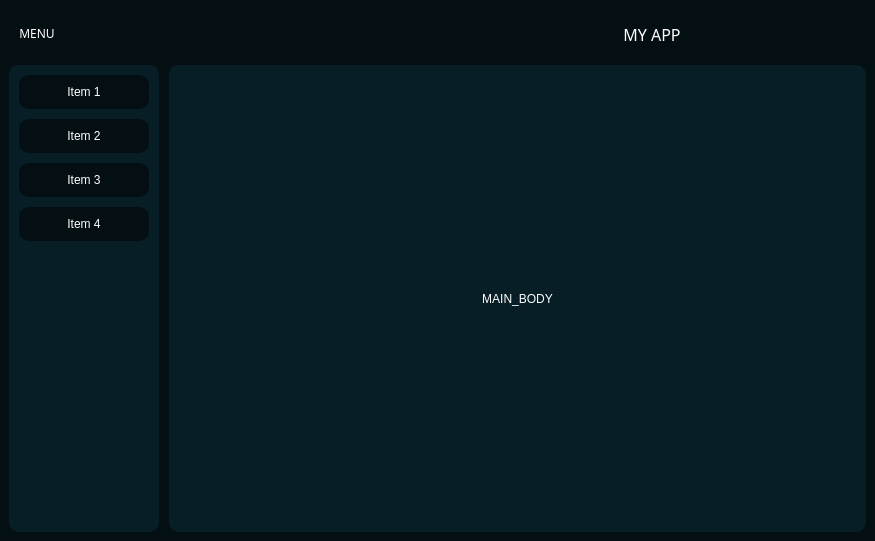
<?xml version="1.0" encoding="UTF-8"?>
<ui version="4.0">
 <class>MainWindow</class>
 <widget class="QMainWindow" name="MainWindow">
  <property name="geometry">
   <rect>
    <x>0</x>
    <y>0</y>
    <width>875</width>
    <height>541</height>
   </rect>
  </property>
  <property name="windowTitle">
   <string>MainWindow</string>
  </property>
  <property name="styleSheet">
   <string notr="true">*{
	border : none;
	background-color : transparent;
	color: rgb(255, 255, 255);
}
#centralwidget{	
	background-color: rgb(4, 15, 19);
}
#side_menu{	
	border-radius : 10px;
	background-color: rgb(7, 30, 38);
}
QPushButton{
	padding : 10px;
	border-radius : 10px;
	background-color: rgb(4, 15, 19);
}
#main_body{
	border-radius : 10px;
	background-color: rgb(7, 30, 38);
}</string>
  </property>
  <widget class="QWidget" name="centralwidget">
   <layout class="QVBoxLayout" name="verticalLayout">
    <item alignment="Qt::AlignTop">
     <widget class="QFrame" name="headear">
      <property name="minimumSize">
       <size>
        <width>0</width>
        <height>50</height>
       </size>
      </property>
      <property name="maximumSize">
       <size>
        <width>16777215</width>
        <height>50</height>
       </size>
      </property>
      <property name="frameShape">
       <enum>QFrame::StyledPanel</enum>
      </property>
      <property name="frameShadow">
       <enum>QFrame::Raised</enum>
      </property>
      <layout class="QHBoxLayout" name="horizontalLayout_2">
       <property name="spacing">
        <number>0</number>
       </property>
       <property name="leftMargin">
        <number>0</number>
       </property>
       <property name="topMargin">
        <number>0</number>
       </property>
       <property name="rightMargin">
        <number>0</number>
       </property>
       <property name="bottomMargin">
        <number>0</number>
       </property>
       <item alignment="Qt::AlignLeft">
        <widget class="QFrame" name="frame">
         <property name="frameShape">
          <enum>QFrame::StyledPanel</enum>
         </property>
         <property name="frameShadow">
          <enum>QFrame::Raised</enum>
         </property>
         <layout class="QHBoxLayout" name="horizontalLayout_4">
          <property name="spacing">
           <number>0</number>
          </property>
          <property name="leftMargin">
           <number>0</number>
          </property>
          <property name="topMargin">
           <number>0</number>
          </property>
          <property name="rightMargin">
           <number>0</number>
          </property>
          <property name="bottomMargin">
           <number>0</number>
          </property>
          <item>
           <widget class="QPushButton" name="pushButton">
            <property name="minimumSize">
             <size>
              <width>0</width>
              <height>35</height>
             </size>
            </property>
            <property name="maximumSize">
             <size>
              <width>16777215</width>
              <height>35</height>
             </size>
            </property>
            <property name="font">
             <font>
              <family>한컴 고딕</family>
             </font>
            </property>
            <property name="text">
             <string>MENU</string>
            </property>
            <property name="icon">
             <iconset resource="../icons/icons.qrc">
              <normaloff>:/White_32px_2.5px/White_32px_2.5px/menu.svg</normaloff>:/White_32px_2.5px/White_32px_2.5px/menu.svg</iconset>
            </property>
            <property name="iconSize">
             <size>
              <width>24</width>
              <height>24</height>
             </size>
            </property>
           </widget>
          </item>
         </layout>
        </widget>
       </item>
       <item>
        <widget class="QFrame" name="frame_3">
         <property name="frameShape">
          <enum>QFrame::StyledPanel</enum>
         </property>
         <property name="frameShadow">
          <enum>QFrame::Raised</enum>
         </property>
         <layout class="QHBoxLayout" name="horizontalLayout_3">
          <property name="spacing">
           <number>0</number>
          </property>
          <property name="leftMargin">
           <number>0</number>
          </property>
          <property name="topMargin">
           <number>0</number>
          </property>
          <property name="rightMargin">
           <number>0</number>
          </property>
          <property name="bottomMargin">
           <number>0</number>
          </property>
          <item>
           <widget class="QLabel" name="label">
            <property name="font">
             <font>
              <family>한컴 고딕</family>
              <pointsize>12</pointsize>
              <weight>50</weight>
              <bold>false</bold>
             </font>
            </property>
            <property name="text">
             <string>MY APP</string>
            </property>
            <property name="alignment">
             <set>Qt::AlignCenter</set>
            </property>
           </widget>
          </item>
         </layout>
        </widget>
       </item>
      </layout>
     </widget>
    </item>
    <item>
     <widget class="QFrame" name="frame_2">
      <property name="sizePolicy">
       <sizepolicy hsizetype="Preferred" vsizetype="Expanding">
        <horstretch>0</horstretch>
        <verstretch>0</verstretch>
       </sizepolicy>
      </property>
      <property name="frameShape">
       <enum>QFrame::StyledPanel</enum>
      </property>
      <property name="frameShadow">
       <enum>QFrame::Raised</enum>
      </property>
      <layout class="QHBoxLayout" name="horizontalLayout">
       <property name="spacing">
        <number>10</number>
       </property>
       <property name="leftMargin">
        <number>0</number>
       </property>
       <property name="topMargin">
        <number>0</number>
       </property>
       <property name="rightMargin">
        <number>0</number>
       </property>
       <property name="bottomMargin">
        <number>0</number>
       </property>
       <item>
        <widget class="QCustomSlideMenu" name="side_menu" native="true">
         <property name="sizePolicy">
          <sizepolicy hsizetype="Preferred" vsizetype="Preferred">
           <horstretch>0</horstretch>
           <verstretch>0</verstretch>
          </sizepolicy>
         </property>
         <layout class="QVBoxLayout" name="verticalLayout_2">
          <property name="spacing">
           <number>0</number>
          </property>
          <property name="leftMargin">
           <number>0</number>
          </property>
          <property name="topMargin">
           <number>0</number>
          </property>
          <property name="rightMargin">
           <number>0</number>
          </property>
          <property name="bottomMargin">
           <number>0</number>
          </property>
          <item alignment="Qt::AlignLeft|Qt::AlignTop">
           <widget class="QFrame" name="frame_4">
            <property name="minimumSize">
             <size>
              <width>150</width>
              <height>0</height>
             </size>
            </property>
            <property name="maximumSize">
             <size>
              <width>150</width>
              <height>16777215</height>
             </size>
            </property>
            <property name="frameShape">
             <enum>QFrame::StyledPanel</enum>
            </property>
            <property name="frameShadow">
             <enum>QFrame::Raised</enum>
            </property>
            <layout class="QVBoxLayout" name="verticalLayout_3">
             <property name="spacing">
              <number>10</number>
             </property>
             <property name="leftMargin">
              <number>10</number>
             </property>
             <property name="topMargin">
              <number>10</number>
             </property>
             <property name="rightMargin">
              <number>10</number>
             </property>
             <property name="bottomMargin">
              <number>10</number>
             </property>
             <item>
              <widget class="QPushButton" name="pushButton_2">
               <property name="palette">
                <palette>
                 <active>
                  <colorrole role="WindowText">
                   <brush brushstyle="SolidPattern">
                    <color alpha="255">
                     <red>255</red>
                     <green>255</green>
                     <blue>255</blue>
                    </color>
                   </brush>
                  </colorrole>
                  <colorrole role="Button">
                   <brush brushstyle="SolidPattern">
                    <color alpha="255">
                     <red>4</red>
                     <green>15</green>
                     <blue>19</blue>
                    </color>
                   </brush>
                  </colorrole>
                  <colorrole role="Text">
                   <brush brushstyle="SolidPattern">
                    <color alpha="255">
                     <red>255</red>
                     <green>255</green>
                     <blue>255</blue>
                    </color>
                   </brush>
                  </colorrole>
                  <colorrole role="ButtonText">
                   <brush brushstyle="SolidPattern">
                    <color alpha="255">
                     <red>255</red>
                     <green>255</green>
                     <blue>255</blue>
                    </color>
                   </brush>
                  </colorrole>
                  <colorrole role="Base">
                   <brush brushstyle="SolidPattern">
                    <color alpha="255">
                     <red>4</red>
                     <green>15</green>
                     <blue>19</blue>
                    </color>
                   </brush>
                  </colorrole>
                  <colorrole role="Window">
                   <brush brushstyle="SolidPattern">
                    <color alpha="255">
                     <red>4</red>
                     <green>15</green>
                     <blue>19</blue>
                    </color>
                   </brush>
                  </colorrole>
                  <colorrole role="PlaceholderText">
                   <brush brushstyle="NoBrush">
                    <color alpha="128">
                     <red>255</red>
                     <green>255</green>
                     <blue>255</blue>
                    </color>
                   </brush>
                  </colorrole>
                 </active>
                 <inactive>
                  <colorrole role="WindowText">
                   <brush brushstyle="SolidPattern">
                    <color alpha="255">
                     <red>255</red>
                     <green>255</green>
                     <blue>255</blue>
                    </color>
                   </brush>
                  </colorrole>
                  <colorrole role="Button">
                   <brush brushstyle="SolidPattern">
                    <color alpha="255">
                     <red>4</red>
                     <green>15</green>
                     <blue>19</blue>
                    </color>
                   </brush>
                  </colorrole>
                  <colorrole role="Text">
                   <brush brushstyle="SolidPattern">
                    <color alpha="255">
                     <red>255</red>
                     <green>255</green>
                     <blue>255</blue>
                    </color>
                   </brush>
                  </colorrole>
                  <colorrole role="ButtonText">
                   <brush brushstyle="SolidPattern">
                    <color alpha="255">
                     <red>255</red>
                     <green>255</green>
                     <blue>255</blue>
                    </color>
                   </brush>
                  </colorrole>
                  <colorrole role="Base">
                   <brush brushstyle="SolidPattern">
                    <color alpha="255">
                     <red>4</red>
                     <green>15</green>
                     <blue>19</blue>
                    </color>
                   </brush>
                  </colorrole>
                  <colorrole role="Window">
                   <brush brushstyle="SolidPattern">
                    <color alpha="255">
                     <red>4</red>
                     <green>15</green>
                     <blue>19</blue>
                    </color>
                   </brush>
                  </colorrole>
                  <colorrole role="PlaceholderText">
                   <brush brushstyle="NoBrush">
                    <color alpha="128">
                     <red>255</red>
                     <green>255</green>
                     <blue>255</blue>
                    </color>
                   </brush>
                  </colorrole>
                 </inactive>
                 <disabled>
                  <colorrole role="WindowText">
                   <brush brushstyle="SolidPattern">
                    <color alpha="255">
                     <red>255</red>
                     <green>255</green>
                     <blue>255</blue>
                    </color>
                   </brush>
                  </colorrole>
                  <colorrole role="Button">
                   <brush brushstyle="SolidPattern">
                    <color alpha="255">
                     <red>4</red>
                     <green>15</green>
                     <blue>19</blue>
                    </color>
                   </brush>
                  </colorrole>
                  <colorrole role="Text">
                   <brush brushstyle="SolidPattern">
                    <color alpha="255">
                     <red>255</red>
                     <green>255</green>
                     <blue>255</blue>
                    </color>
                   </brush>
                  </colorrole>
                  <colorrole role="ButtonText">
                   <brush brushstyle="SolidPattern">
                    <color alpha="255">
                     <red>255</red>
                     <green>255</green>
                     <blue>255</blue>
                    </color>
                   </brush>
                  </colorrole>
                  <colorrole role="Base">
                   <brush brushstyle="SolidPattern">
                    <color alpha="255">
                     <red>4</red>
                     <green>15</green>
                     <blue>19</blue>
                    </color>
                   </brush>
                  </colorrole>
                  <colorrole role="Window">
                   <brush brushstyle="SolidPattern">
                    <color alpha="255">
                     <red>4</red>
                     <green>15</green>
                     <blue>19</blue>
                    </color>
                   </brush>
                  </colorrole>
                  <colorrole role="PlaceholderText">
                   <brush brushstyle="NoBrush">
                    <color alpha="128">
                     <red>255</red>
                     <green>255</green>
                     <blue>255</blue>
                    </color>
                   </brush>
                  </colorrole>
                 </disabled>
                </palette>
               </property>
               <property name="text">
                <string>Item 1</string>
               </property>
               <property name="icon">
                <iconset resource="../icons/icons.qrc">
                 <normaloff>:/White_32px_2.5px/White_32px_2.5px/home.svg</normaloff>:/White_32px_2.5px/White_32px_2.5px/home.svg</iconset>
               </property>
              </widget>
             </item>
             <item>
              <widget class="QPushButton" name="pushButton_3">
               <property name="text">
                <string>Item 2</string>
               </property>
               <property name="icon">
                <iconset resource="../icons/icons.qrc">
                 <normaloff>:/White_32px_2.5px/White_32px_2.5px/monitor.svg</normaloff>:/White_32px_2.5px/White_32px_2.5px/monitor.svg</iconset>
               </property>
              </widget>
             </item>
             <item>
              <widget class="QPushButton" name="pushButton_4">
               <property name="text">
                <string>Item 3</string>
               </property>
               <property name="icon">
                <iconset resource="../icons/icons.qrc">
                 <normaloff>:/White_32px_2.5px/White_32px_2.5px/cpu.svg</normaloff>:/White_32px_2.5px/White_32px_2.5px/cpu.svg</iconset>
               </property>
              </widget>
             </item>
             <item>
              <widget class="QPushButton" name="pushButton_5">
               <property name="text">
                <string>Item 4</string>
               </property>
               <property name="icon">
                <iconset resource="../icons/icons.qrc">
                 <normaloff>:/White_32px_2.5px/White_32px_2.5px/settings.svg</normaloff>:/White_32px_2.5px/White_32px_2.5px/settings.svg</iconset>
               </property>
              </widget>
             </item>
            </layout>
           </widget>
          </item>
         </layout>
        </widget>
       </item>
       <item>
        <widget class="QFrame" name="main_body">
         <property name="sizePolicy">
          <sizepolicy hsizetype="Expanding" vsizetype="Preferred">
           <horstretch>0</horstretch>
           <verstretch>0</verstretch>
          </sizepolicy>
         </property>
         <property name="font">
          <font>
           <kerning>true</kerning>
          </font>
         </property>
         <property name="frameShape">
          <enum>QFrame::StyledPanel</enum>
         </property>
         <property name="frameShadow">
          <enum>QFrame::Raised</enum>
         </property>
         <layout class="QHBoxLayout" name="horizontalLayout_5" stretch="0">
          <property name="spacing">
           <number>0</number>
          </property>
          <property name="leftMargin">
           <number>0</number>
          </property>
          <property name="topMargin">
           <number>0</number>
          </property>
          <property name="rightMargin">
           <number>0</number>
          </property>
          <property name="bottomMargin">
           <number>0</number>
          </property>
          <item>
           <widget class="QLabel" name="label_2">
            <property name="text">
             <string>MAIN_BODY</string>
            </property>
            <property name="alignment">
             <set>Qt::AlignCenter</set>
            </property>
           </widget>
          </item>
         </layout>
        </widget>
       </item>
      </layout>
     </widget>
    </item>
   </layout>
  </widget>
 </widget>
 <customwidgets>
  <customwidget>
   <class>QCustomSlideMenu</class>
   <extends>QWidget</extends>
   <header location="global">Custom_Widgets.QCustomSlideMenu.h</header>
   <container>1</container>
  </customwidget>
 </customwidgets>
 <resources>
  <include location="../icons/icons.qrc"/>
 </resources>
 <connections/>
</ui>
